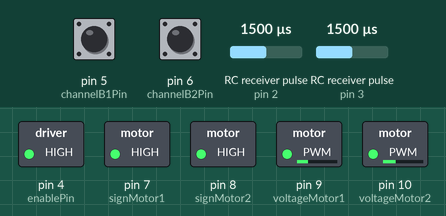
A sketch run on a simulated Arduino Uno, built with avr-gcc and run on an emulated ATmega328P. Parts: switched loads named in the sketch (green lamp = pin HIGH). Wiring (inferred from the names in the program): 2 × RC receiver channel: data pin 2 / data pin 3. Inputs (shaded band) come from the test bench; at power-on: pin 5 (channelB1Pin) HIGH, pin 6 (channelB2Pin) HIGH, RC receiver pulse (sensors on pin 2, pin 3) 1500 µs. Pins used as bus, display or sensor lines are not drawn; what the sketch prints to the serial monitor is not drawn.

Above: at 0.1 s.
Timing chart, 0 to 1.6 s (numbered marks = the images above):
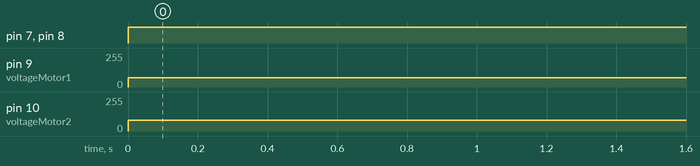

The sketch:

AngularPositionController.ino
```cpp
#define PI 3.1415926535897932384626433832795 //definition for PI constant

//Pin assignment and global variable instantiation
const int powerPin = 11; //pin for an extra Vcc = 5V
const int channelA1Pin = 2;
const int channelB1Pin = 5;
const int channelA2Pin = 3;
const int channelB2Pin = 6;

const int enablePin = 4; //Pin for enabling motor shield
const int voltageMotor1 = 9; //P in for voltage given to motor 1
const int voltageMotor2 = 10; //Pin for voltage given to motor 2 (not used)
const int signMotor1 = 7; //Pin for direction of motor 1
const int signMotor2 = 8; //Pin for direction of motor 2 (not used)
const int statusFlag = 12; //Pin for status flag

//ISR variables
volatile bool channelA1 = HIGH; //Channel A set on default
volatile bool channelB1 = HIGH; //Channel B set on default
volatile bool channelA2 = HIGH; //Channel A set on default
volatile bool channelB2 = HIGH; //Channel B set on default
volatile int count1 = 0; //counter variable for position
volatile int count2 = 0; //counter variable for position

//main loop variables
unsigned long timeDelta = 0; //time in between loops
unsigned long timeMain = 0; //time loop takes place
float velocity1 = 0; //velocity of left wheel
float velocity2 = 0; //velocity of right wheel
float velocityForward = 0; //forward velocity of robot
float velocityAngular = 0; //angular velocity of robot
float positionForward = 0; //forward position of robot
float positionAngular = 0; //angular position of robot

float errorAngular = 0; //error signal for angular position
float desiredAngular = 0.24434612519895391; //desired signal for angular position
float integralAngular = 0; //integral calc for angular position
float KpAngular = 15; //constant for proportional control (volt/radian)
float KiAngular = 0.1; //constant for integral control (volt/radian)

int PWM = 255; //ideal PWM
int OldPWM = 0; //PWM of last iteration
int PWM1 = 0; //PWM for left wheel
int PWM2 = 0; //PWM for right wheel


void setup() { //Sets up pins and serial monitor
  Serial.begin(9600); //open serial
  pinMode(channelA1Pin,INPUT_PULLUP);
  pinMode(channelB1Pin,INPUT_PULLUP);
  pinMode(channelA2Pin,INPUT_PULLUP);
  pinMode(channelB2Pin,INPUT_PULLUP);

  pinMode(voltageMotor1,OUTPUT);
  pinMode(voltageMotor2,OUTPUT);
  pinMode(signMotor1,OUTPUT);
  pinMode(signMotor2,OUTPUT);
  pinMode(statusFlag,INPUT);
  pinMode(enablePin,OUTPUT);
  digitalWrite(enablePin,HIGH);

  pinMode(powerPin,OUTPUT);
  digitalWrite(powerPin,HIGH);
  attachInterrupt(digitalPinToInterrupt(channelA1Pin), encoder1ISR, CHANGE); //sets interrupt to happen when channel A1 changes
  attachInterrupt(digitalPinToInterrupt(channelA2Pin), encoder2ISR, CHANGE); //sets interrupt to happen when channel A2 changes
}

void loop() { //main loop (nothing)
  timeDelta = micros()-timeMain; //time in between loops
  timeMain = micros(); //time of current loop

  velocity1 = (count1*2*PI*1000000.0)/(3200.0*timeDelta); //rotational velocity of wheel 1
  count1=0; //resets counts of wheel 1
  velocity2 = (count2*2*PI*1000000.0)/(3200.0*timeDelta); //rotational velocity of wheel 2
  count2=0; //resets counts of wheel 1
  velocityForward = (velocity1+velocity2)*(3.0/2.0); //forward velocity of robot
  velocityAngular = (velocity1-velocity2)*(3.0/11.0); //angular velocity of robot
  positionForward = positionForward+(velocityForward * timeDelta/1000000.0); //forward position of robot
  positionAngular = positionAngular+(velocityAngular * timeDelta/1000000.0); //angular position of robot

  errorAngular = (desiredAngular - positionAngular); //error signal between actual and desired position
    if(errorAngular > 0){ //sets robot to go clockwise if error is positive
      digitalWrite(signMotor1,HIGH);
      digitalWrite(signMotor2,HIGH);
    } else if (errorAngular < 0){ //sets robot to go counterclockwise if error is negative
      digitalWrite(signMotor1,LOW);
      digitalWrite(signMotor2,LOW);
    }
  integralAngular = integralAngular + (errorAngular * timeDelta / 1000000.0); //integral path (rad)
  errorAngular = (KpAngular*errorAngular)+(KiAngular*integralAngular); //proportional path (volts)
  PWM = int(errorAngular*52); //converts volts into PWMs (3/2v=52pwm)

  //lowpass filter
  if ((PWM-OldPWM) > 70) { //slows how much PWM can increase by 2v
    PWM = OldPWM+70;
  }
  if ((PWM-OldPWM) < -70){ //slows how much PWM can decrease by 2v
    PWM = OldPWM-70;
  }

  PWM1 = PWM; //PWM of left wheel
  PWM2 = (PWM * 19.5)/17; //PWM of right wheel

  //saturation filter
  if(abs(PWM2)>255){ //saturates PWM and caps at 255
    PWM2 = 255;
    PWM1 = (255 * 17)/19.5;
  }

  analogWrite(voltageMotor1,abs(PWM1)); //writes PWM counts to motor 1
  analogWrite(voltageMotor2,abs(PWM2)); //writes PWM counts to motor 2

  //prints out data for debugging (optional)
  Serial.print("velocity1: ");
  Serial.print(velocity1);
  Serial.print("\tvelocity2: ");
  Serial.print(velocity2);
  Serial.print("\tvelocityForward: ");
  Serial.print(velocityForward);
  Serial.print("\tvelocityAngular: ");
  Serial.println(velocityAngular);
  Serial.print("positionForward: ");
  Serial.print(positionForward);
  Serial.print("\tpositionAngular: ");
  Serial.println(positionAngular);
  Serial.println();
}

void encoder1ISR() { //interrupt for wheel 1 (left)
  channelA1 = digitalRead(channelA1Pin); //Reads channels for current iteration
  channelB1 = digitalRead(channelB1Pin);
  if (channelA1==channelB1){ //Adds to counter if channel A matches channel B
      count1=count1-2;
  } else { //Subtracts from counter if channel A differs from channel B
      count1=count1+2;
  }
}

void encoder2ISR() { //interrupt for wheel 2 (right)
  channelA2 = digitalRead(channelA2Pin); //Reads channels for current iteration
  channelB2 = digitalRead(channelB2Pin);
  if (channelA2==channelB2){ //Adds to counter if channel A matches channel B
      count2=count2-2;
  } else { //Subtracts from counter if channel A differs from channel B
      count2=count2+2;
  }
}
```

Measured:
- by itself, pin 7 (signMotor1), pin 8 (signMotor2): LOW → HIGH at 0.00 s
- by itself, pin 9 (voltageMotor1): 0/255 → 70/255 at 0.00 s
- by itself, pin 10 (voltageMotor2): 0/255 → 80/255 at 0.00 s
